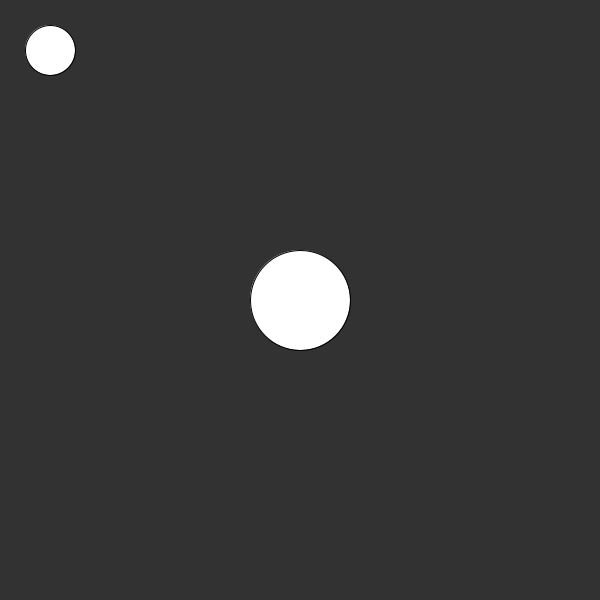
Frame 1 (no input)
Frame 60 (the mouse pressed at the canvas centre just before this capture): identical to frame 1, image omitted
Frame 120 (the mouse held since frame 60 and released just before this capture): identical to frame 1, image omitted

The Processing sketch that drew this single still picture (run headless with seeded random() and noise(); from frame 60 on, the mouse is pressed at the canvas centre):

// Processing sketch: hw2
// ── hw2.pde
int face = 255;
int face2 = 50; 

void setup()  {
  size(600, 600);
}

void draw() {
  background(face);
  background(face2); 
  
  ellipse(width/2, height/2, 100, 100);
  ellipse(50, 50, 50, 50); 

}

//void draw(){
//  background(face2); 
  
//  ellipse(50, 50, 50, 50); 


void mousePressed() {
  float d = dist(width/2, height/2, mouseX, mouseY);
  if (d < 50) {
    if (face == 255) {
      face = 150;
    } else {
      face = 255;
    }
  float c = dist(width/2, height/2, mouseX, mouseY); 
  if (c > 100) {
    if (face2 == 50) {
      face2 = 100;
    } else{ 
        face2 = 50;
    }
  }
  }
  
  
  //void mousePressed(){
  //  float d = dist(width/2, height/2, mouseX, mouseY); 
  //  if (d < 100) {
  //    if (face2 = 50); {
  //      face2 = 100; 
  //    }else {
  //      face2 = 50; 
        
  }
